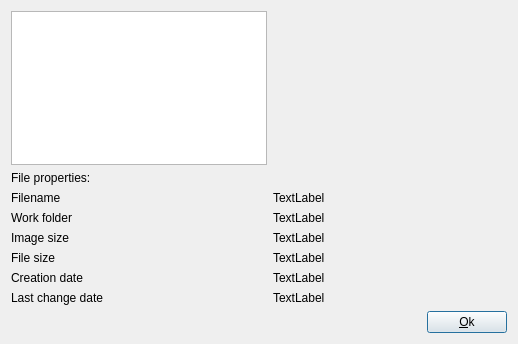
<?xml version="1.0" encoding="UTF-8"?>
<ui version="4.0">
 <class>Properties</class>
 <widget class="QDialog" name="Properties">
  <property name="geometry">
   <rect>
    <x>0</x>
    <y>0</y>
    <width>518</width>
    <height>344</height>
   </rect>
  </property>
  <property name="windowTitle">
   <string>QImageViewer - Properties</string>
  </property>
  <property name="windowIcon">
   <iconset resource="resources.qrc">
    <normaloff>:/res/file-properties.png</normaloff>:/res/file-properties.png</iconset>
  </property>
  <property name="locale">
   <locale language="English" country="Kenya"/>
  </property>
  <layout class="QVBoxLayout" name="verticalLayout">
   <item>
    <layout class="QFormLayout" name="formLayout">
     <property name="fieldGrowthPolicy">
      <enum>QFormLayout::AllNonFixedFieldsGrow</enum>
     </property>
     <item row="0" column="0">
      <widget class="QGraphicsView" name="formatView">
       <property name="minimumSize">
        <size>
         <width>256</width>
         <height>128</height>
        </size>
       </property>
      </widget>
     </item>
     <item row="1" column="0">
      <widget class="QLabel" name="label_2">
       <property name="locale">
        <locale language="English" country="UnitedStates"/>
       </property>
       <property name="text">
        <string>File properties:</string>
       </property>
      </widget>
     </item>
     <item row="2" column="0">
      <widget class="QLabel" name="label">
       <property name="locale">
        <locale language="English" country="UnitedStates"/>
       </property>
       <property name="text">
        <string>Filename</string>
       </property>
      </widget>
     </item>
     <item row="2" column="1">
      <widget class="QLabel" name="fileNameLabel">
       <property name="text">
        <string>TextLabel</string>
       </property>
      </widget>
     </item>
     <item row="3" column="0">
      <widget class="QLabel" name="label_3">
       <property name="locale">
        <locale language="English" country="UnitedStates"/>
       </property>
       <property name="text">
        <string>Work folder</string>
       </property>
      </widget>
     </item>
     <item row="3" column="1">
      <widget class="QLabel" name="fileDirLabel">
       <property name="text">
        <string>TextLabel</string>
       </property>
      </widget>
     </item>
     <item row="5" column="0">
      <widget class="QLabel" name="label_5">
       <property name="locale">
        <locale language="English" country="UnitedStates"/>
       </property>
       <property name="text">
        <string>File size</string>
       </property>
      </widget>
     </item>
     <item row="5" column="1">
      <widget class="QLabel" name="fileSizeLabel">
       <property name="text">
        <string>TextLabel</string>
       </property>
      </widget>
     </item>
     <item row="6" column="0">
      <widget class="QLabel" name="label_7">
       <property name="locale">
        <locale language="English" country="UnitedStates"/>
       </property>
       <property name="text">
        <string>Creation date</string>
       </property>
      </widget>
     </item>
     <item row="6" column="1">
      <widget class="QLabel" name="createDataLabel">
       <property name="text">
        <string>TextLabel</string>
       </property>
      </widget>
     </item>
     <item row="7" column="0">
      <widget class="QLabel" name="label_6">
       <property name="locale">
        <locale language="English" country="UnitedStates"/>
       </property>
       <property name="text">
        <string>Last change date</string>
       </property>
      </widget>
     </item>
     <item row="7" column="1">
      <widget class="QLabel" name="changesDataLabel">
       <property name="text">
        <string>TextLabel</string>
       </property>
      </widget>
     </item>
     <item row="4" column="0">
      <widget class="QLabel" name="label_4">
       <property name="locale">
        <locale language="English" country="UnitedStates"/>
       </property>
       <property name="text">
        <string>Image size</string>
       </property>
      </widget>
     </item>
     <item row="4" column="1">
      <widget class="QLabel" name="imageSizeLabel">
       <property name="text">
        <string>TextLabel</string>
       </property>
      </widget>
     </item>
    </layout>
   </item>
   <item>
    <layout class="QHBoxLayout" name="horizontalLayout">
     <item>
      <spacer name="horizontalSpacer">
       <property name="orientation">
        <enum>Qt::Horizontal</enum>
       </property>
       <property name="sizeHint" stdset="0">
        <size>
         <width>40</width>
         <height>20</height>
        </size>
       </property>
      </spacer>
     </item>
     <item>
      <widget class="QPushButton" name="pushButton">
       <property name="locale">
        <locale language="English" country="UnitedStates"/>
       </property>
       <property name="text">
        <string>&amp;Ok</string>
       </property>
      </widget>
     </item>
    </layout>
   </item>
  </layout>
 </widget>
 <resources>
  <include location="resources.qrc"/>
 </resources>
 <connections/>
</ui>
